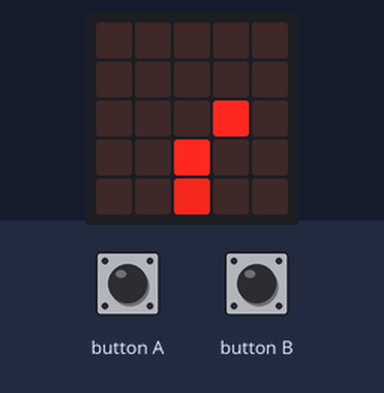
This program was run on a simulated BBC micro:bit running MicroPython. Parts: the board's 5×5 LED display. The test bench sets the inputs (shaded band). Dim RGB values are drawn brighter than linear; random numbers come from a fixed seed; the 48×5 strip is a reading aid, not a part: it shows the text the display is scrolling, unrolled, one strip-width of it at a time.

Above: at 5.0 s.
5.1 s: button A pressed for 0.15 s
At 6.7 s:
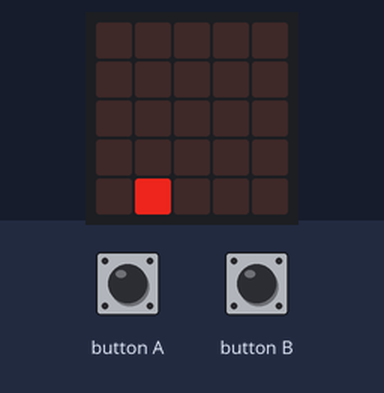
8.2 s: button B pressed for 0.15 s
At 9.4 s:
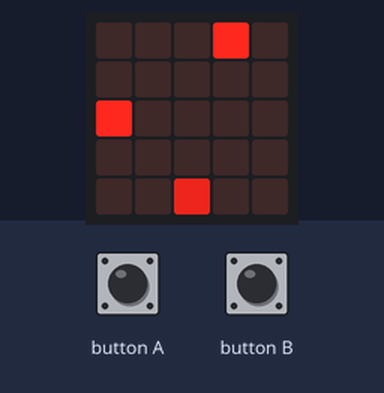
11.3 s: button A pressed for 1 s
At 12.8 s:
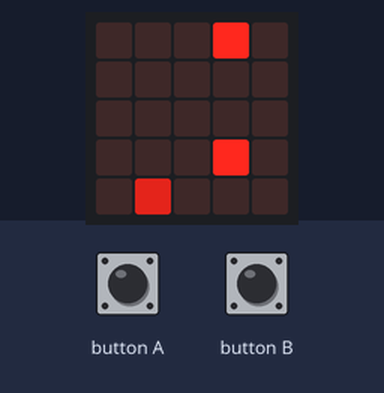
15.3 s: button B pressed for 1 s
At 16.8 s:
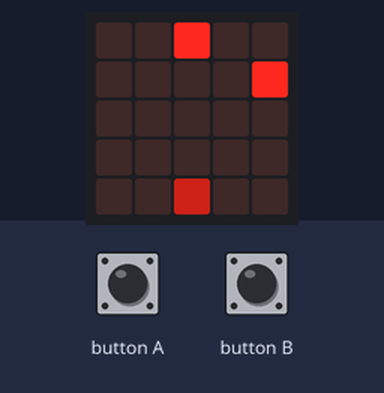
19.3 s: button A pressed for 0.15 s
At 20.5 s:
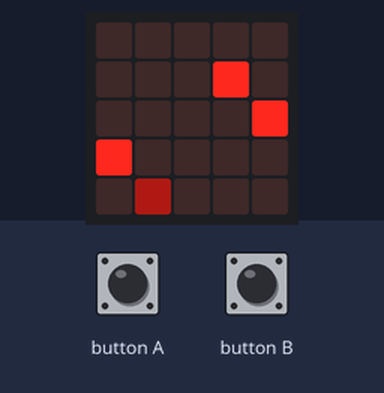
Timing chart, 0 to 22.3 s (numbered marks = the images above; inputs shaded):
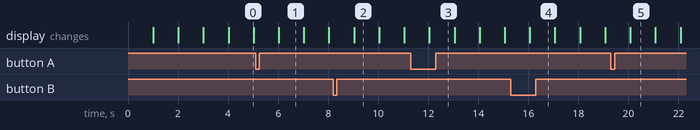

The program:

raindrop.py
```python
# Add your Python code here. E.g.
from microbit import *
import random

class Bucket:
    def __init__(self):
        self.x = 2
        self.y = 4
        self.value = 9
        self.drops = 0

    def move_right(self):
        if self.x < 4:
            self.x += 1

    def move_left(self):
        if self.x > 0:
            self.x -= 1

class Raindrop:
    def __init__(self):
        self.x = random.randint(0,4)
        self.y = 0
        self.value = 9

    def move_down(self):
        if self.y < 4:
            self.y += 1

bucket = Bucket()
raindrops = []

def update_raindrops():
    for drop in raindrops:
        drop.move_down()

def score_raindrop():
    for drop in raindrops:
        if drop.x == bucket.x and drop.y == bucket.y:
            bucket.drops += 1
            raindrops.remove(drop)

def delete_raindrops():
    for drop in raindrops:
        if drop.y == 4:
            bucket.value -= 1
    raindrops[:] = [drop for drop in raindrops if drop.y < 4]

def create_raindrop():
    if random.randint(0,2) == 0:
        raindrops.append(Raindrop())
    if len(raindrops) == 0:
        raindrops.append(Raindrop())


def draw_scene():
    display.set_pixel(bucket.x, bucket.y, bucket.value)
    for drop in raindrops:
        display.set_pixel(drop.x, drop.y, drop.value)

while bucket.value > 0:
    if button_a.was_pressed():
        bucket.move_left()
    elif button_b.was_pressed():
        bucket.move_right()

    update_raindrops()
    score_raindrop()
    create_raindrop()
    delete_raindrops()
    draw_scene()

    sleep(1000)
    display.clear()

while True:
    display.scroll('Stig: '+str(bucket.drops))
```

Measured:
- what the display in image 0 shows lasts 1.0 s, from 4.0 s to 5.0 s
